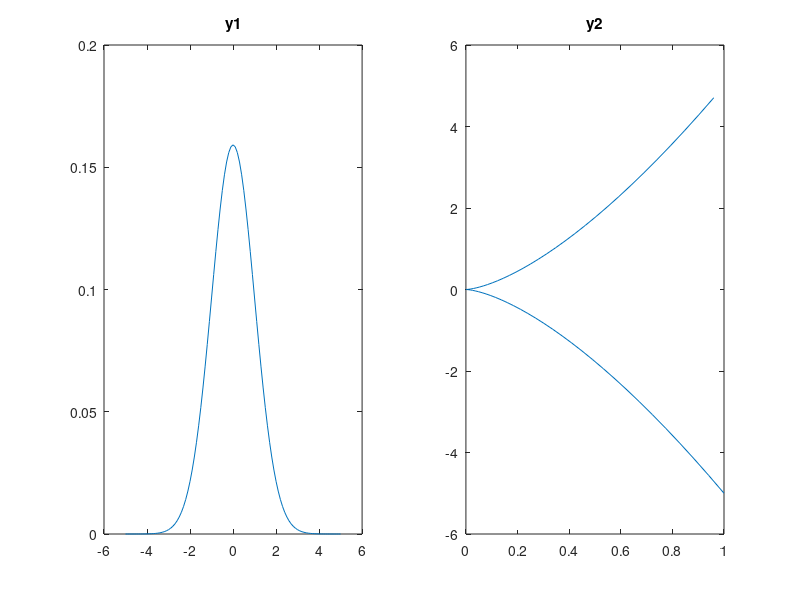

This figure's MATLAB source:
% 创建一些示例数据
x1 = -5:0.1:5;
y1 = (1/(2*pi)).*exp(-x1.*x1/2); % 修正此行的 x 为 x1
t = -1:0.03:1;
x2 = t.*t;
y2 = 5.*t.*t.*t;

% 创建一个包含多个子图的图形窗口
figure;

% 在第一个子图中绘制 y1
subplot(1, 2, 1); % 创建 1x2 网格，当前子图位于第一个位置
plot(x1, y1);
title('y1');

% 在第二个子图中绘制 y2
subplot(1, 2, 2); % 当前子图位于第二个位置
plot(x2, y2);
title('y2');
